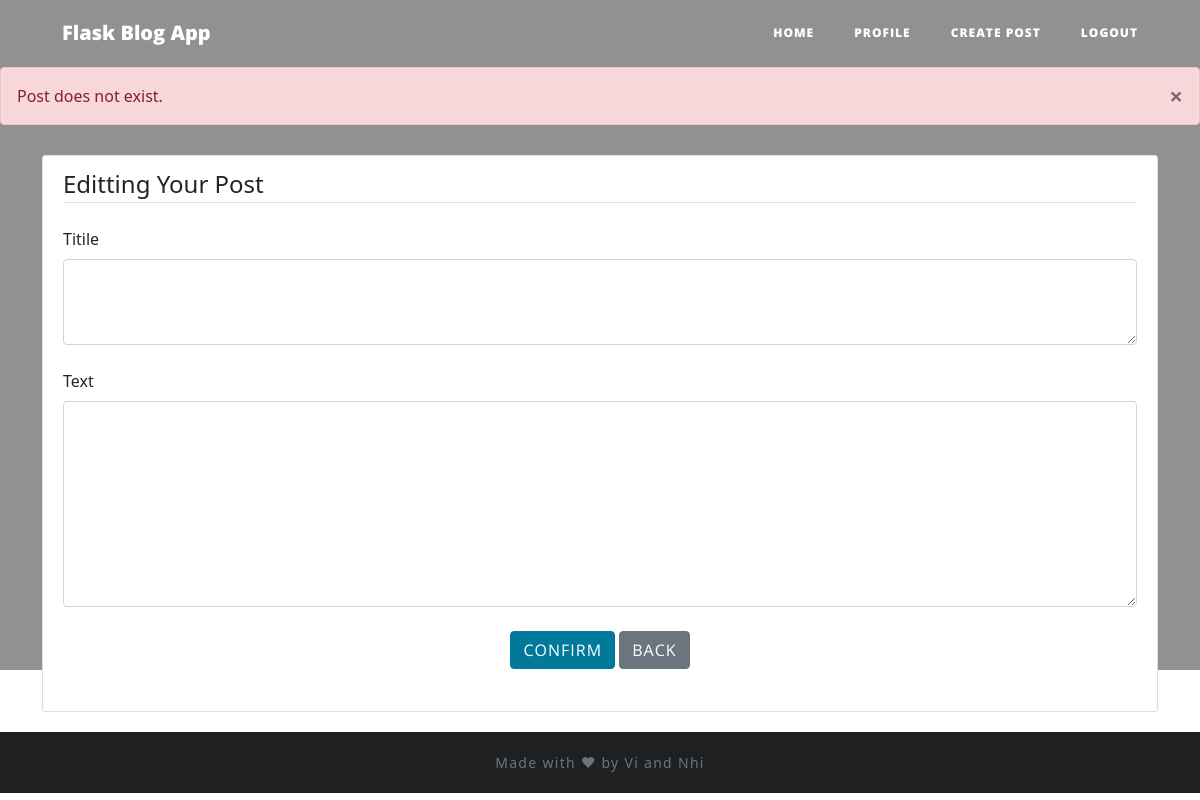
The app's page /edit-post/2 (signed in), older data.
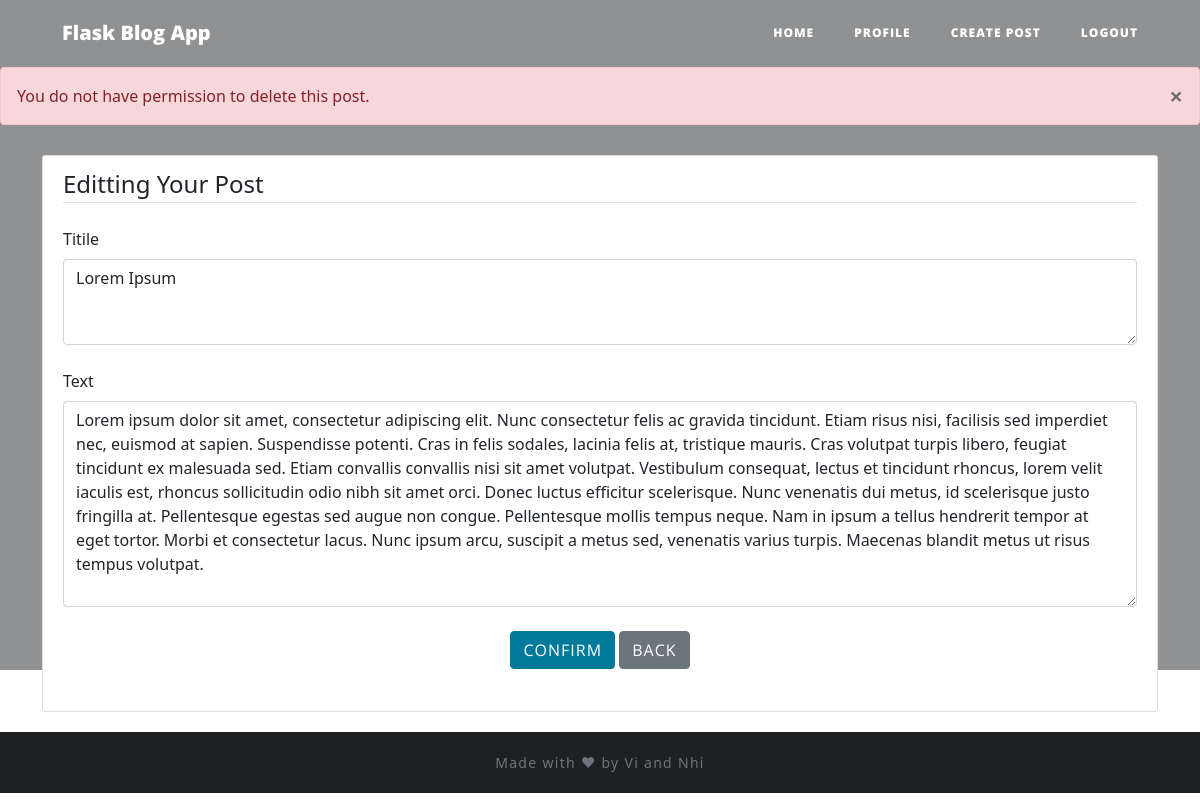
The same page, newer data.
### website/models.py (models this page shows)
class Post(db.Model):
    id = db.Column(db.Integer, primary_key=True)
    title = db.Column(db.String(100), nullable=False)
    text = db.Column(db.Text, nullable=False)
    date_created = db.Column(db.DateTime, index=True, default=datetime.now)
    author = db.Column(db.Integer, db.ForeignKey('user.id', ondelete="CASCADE"), nullable=False)
    comments = db.relationship('Comment', backref='post', passive_deletes=True)
    likes = db.relationship('Like', backref='post', passive_deletes=True)

### website/views.py (the view, shortened to what this page needs)
@views.route("/edit-post/<id>", methods = ['GET', 'POST'])
@login_required
def edit_post(id):
    post = Post.query.filter_by(id=id).first()
    if not post:
        flash("Post does not exist.", category='error')
    elif current_user.id != post.author:
        flash('You do not have permission to delete this post.', category='error')
    return render_template('edit_post.html', user= current_user, post= post)

### website/initial.py (called while the page is built)
def create_app():
    app = Flask(__name__)
    app.config['SECRET_KEY'] = "helloworld"
    app.config['SQLALCHEMY_DATABASE_URI'] = f'sqlite:///{DB_NAME}'
    db.init_app(app)
    from .views import views
    from .auth import auth
    app.register_blueprint(views, url_prefix='/')
    app.register_blueprint(auth, url_prefix='/')
    from .models import User, Post, Comment, Like
    create_database(app)
    login_manager = LoginManager()
    login_manager.login_view = "auth.login"
    login_manager.init_app(app)
    @login_manager.user_loader
    def load_user(id):
        return User.query.get(int(id))
    return app

### website/templates/edit_post.html (shortened to what this page needs)
{% extends "base.html" %} {% block title %}Home{% endblock %}
{% block body %}
{{ super() }}
{% endblock %}
{% block content%}
<div class="content-section">
  <form method="POST" enctype="multipart/form-data">
      <fieldset class="form-group">
          <legend class="border-bottom mb-4">Editting Your Post</legend>
          <div class="form-group">
              <label for="titile">Titile</label>
                {% block texttitle %}
                <textarea name="title" id="title" class="form-control" rows="3">{{post.title}}</textarea>
                {% endblock %}
              <br/>
              <label for="text">Text</label>
                {% block text %}
                <textarea name="text" id="text" class="form-control" rows="8">{{post.text}}</textarea>
                {% endblock %}
              <br/>
              <div align="center">
                <button type="submit" class="btn btn-primary">Confirm</button>
                <a href="/"><button type="button" class="btn btn-secondary">Back</button></a>
            </div>
          </div>
      </fieldset>
  </form>
</div>
{% endblock %}

Row changes from the older to the newer data that the page shows:
added Post: title "Lorem Ipsum", text "Lorem ipsum dolor sit amet, consectetur adipiscing elit. Nunc consectetur felis ac gravida tincidunt. Etiam risus nisi, facilisis sed imperdiet nec, euismod at sapien. Suspendisse potenti. Cras in felis sodales, lacinia felis at, tristique mauris. Cras volutpat turpis libero, feugiat tincidunt ex malesuada sed. Etiam convallis convallis nisi sit amet volutpat. Vestibulum consequat, lectus et tincidunt rhoncus, lorem velit iaculis est, rhoncus sollicitudin odio nibh sit amet orci. Donec luctus efficitur scelerisque. Nunc venenatis dui metus, id scelerisque justo fringilla at. Pellentesque egestas sed augue non congue. Pellentesque mollis tempus neque. Nam in ipsum a tellus hendrerit tempor…"
Text that changed along with them:
new list line: "You do not have permission to delete this post. ×"
list line gone: "Post does not exist. ×"
